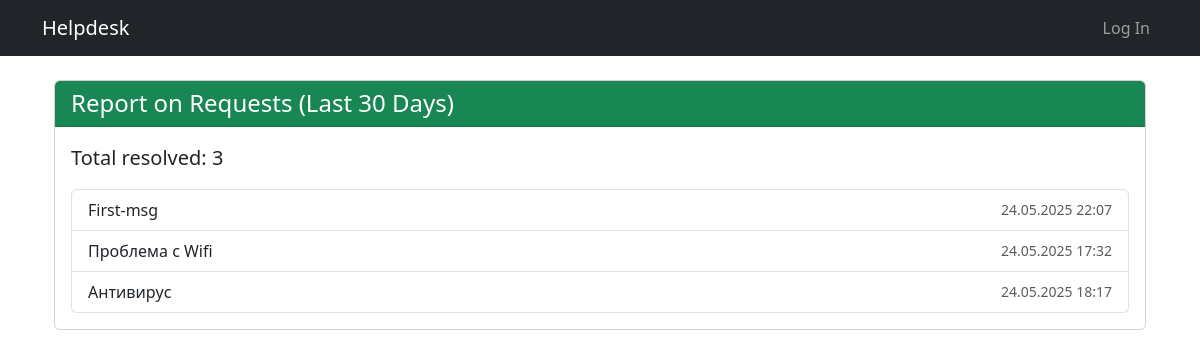
/tickets/report/, run on an earlier commit of the app's database.
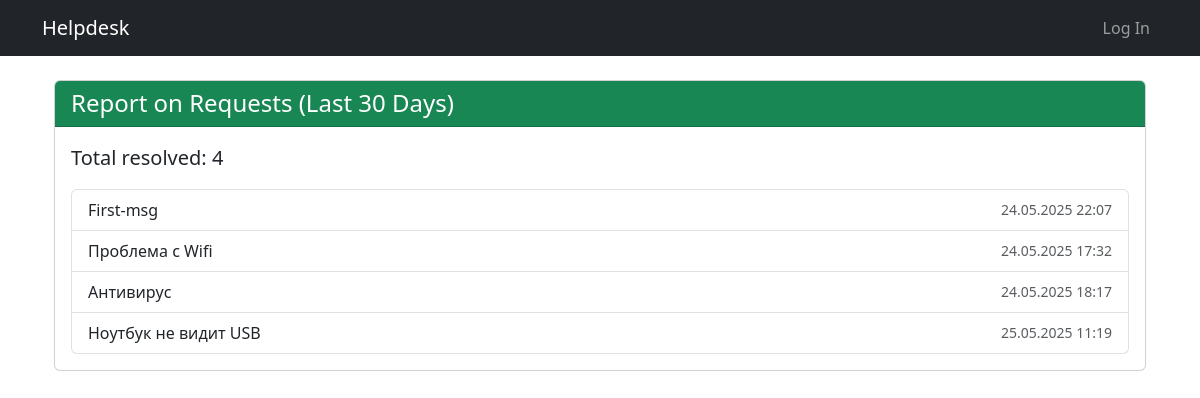
And on a later commit of the database.
### tickets/models.py (models this page shows, shortened)
class Ticket(models.Model):
    STATUS_CHOICES = (
        ('open', 'Open'),
        ('in_progress', 'In_progress'),
        ('resolved', 'Resolved'),
        ('closed', 'Closed'),
    )
    user = models.ForeignKey(User, on_delete=models.CASCADE)
    title = models.CharField(max_length=255)
    description = models.TextField()
    status = models.CharField(max_length=20, choices=STATUS_CHOICES, default='open')
    created_at = models.DateTimeField(auto_now_add=True)

### tickets/views.py (the view)
# urls.py: path('tickets/report/', views.report_view, name='ticket_report'),
def report_view(request):
    last_30_days = now() - timedelta(days=30)
    resolved_tickets = Ticket.objects.filter(status='resolved', created_at__gte=last_30_days)
    total_resolved = resolved_tickets.count()
    return render(request, 'tickets/report.html', {
        'resolved_tickets': resolved_tickets,
        'total_resolved': total_resolved
    })

### tickets/templates/tickets/report.html (shortened to what this page needs)
{% extends "base.html" %}
{% block content %}
<div class="container mt-4">
  <div class="card">
    <div class="card-header bg-success text-white">
      <h4 class="mb-0">Report on Requests (Last 30 Days)</h4>
    </div>
    <div class="card-body">
      <p class="lead">Total resolved: <strong>{{ total_resolved }}</strong></p>
      {% if resolved_tickets %}
        <ul class="list-group">
          {% for ticket in resolved_tickets %}
            <li class="list-group-item d-flex justify-content-between align-items-center">
              <span>{{ ticket.title }}</span>
              <small class="text-muted">{{ ticket.created_at|date:"d.m.Y H:i" }}</small>
            </li>
          {% endfor %}
        </ul>
      {% else %}
        <p class="text-muted">No resolved requests in the last 30 days.</p>
      {% endif %}
    </div>
  </div>
</div>
{% endblock %}

What changed in the data, as far as the page shows it:
added Ticket: title "Ноутбук не видит USB", created_at "25.05.2025 11:19"
Also different on the page:
{{ total_resolved }}: "3" → "4"
